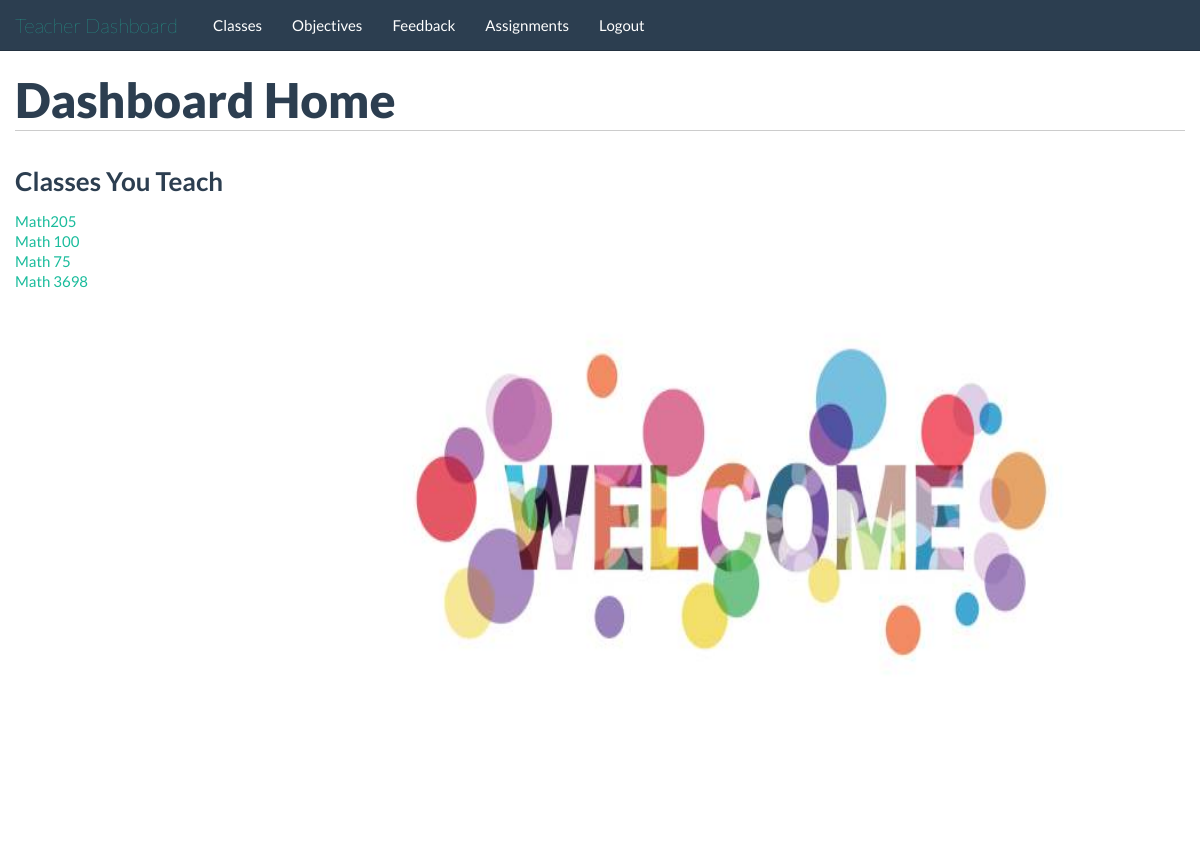
/teachers/ (signed in), run on the app's committed database.
### tables this page shows
CREATE TABLE classes(
id INTEGER PRIMARY KEY,
teacher_id INTEGER,
name TEXT,
FOREIGN KEY(teacher_id) REFERENCES people(id)
);

### application/teachers.py (the view)
@app.route('/teachers/')
@validate_teacher
def teachers():
	return render_template('/teachers/index.html', classes=get_teacher_class())

### application/db_connect.py (called while the page is built)
def get_db():
    db = getattr(g, '_database', None)
    if db is None:
        db = g._database = sqlite3.connect(DATABASE)
    return db

@app.teardown_appcontext
def close_connection(exception):
    db = getattr(g, '_database', None)
    if db is not None:
        db.close()

def query_db(query, args=(), one=False):
    cursor = get_db().execute(query, args)
    returnval = cursor.fetchall()
    cursor.close()
    return (returnval[0] if returnval else None) if one else returnval

def validate_teacher(func):
	@wraps(func)
	def f(*args, **kwds):
		if not 'isTeacher' in session:
			return redirect("/")
		if session['isTeacher'] == 0:
			return redirect("/students/")
		return func(*args, **kwds)
	return f

def get_teacher_class():
	class_data = query_db("select id, name from classes where teacher_id = ?;", [session['id']])
	classes = []
	for part in class_data:
		class_dict = {}
		class_dict['id'] = part[0]
		class_dict['name'] = str(part[1])
		classes.append(class_dict)
	return classes

### application/templates/teachers/index.html (shortened to what this page needs)
{% extends "/teachers/base_template.html" %}
	{% block body %}
		<div class="container">
			<div class="row">
				<div class="span12">
					<h1>Dashboard Home</h1>
				</div>
			</div>
			<div class="row">
				<div class="span4">
					<h2>Classes You Teach</h2>
					<ul>
						{% for class in classes %}
							<li><a href="/teachers/class/{{class.id}}/">{{class.name}}</a></li>
						{% endfor %}
					</ul>
				</div>
				<img src="/static/images/welcome.png" alt="Welcome" style="float:none;float:top;width:700px;height:700px;">
			</div>
		</div>
	{% endblock %}

### application/templates/teachers/base_template.html (style rules this page uses)
h1 { border-bottom: 1px solid #ccc; padding-bottom: 10px; margin-bottom: 20px; }
h2 { font-size: 26px; }

### application/templates/teachers/index.html (style rules this page uses)
ul { list-style-type: none; margin: 0; }

### data on the page
classes: name "Math205"
classes: name "Math 100"
classes: name "Math 75"
classes: name "Math 3698"

### other printed values
{{ link_text|e }} "Classes" "Objectives" "Feedback" "Assignments" "Logout"
